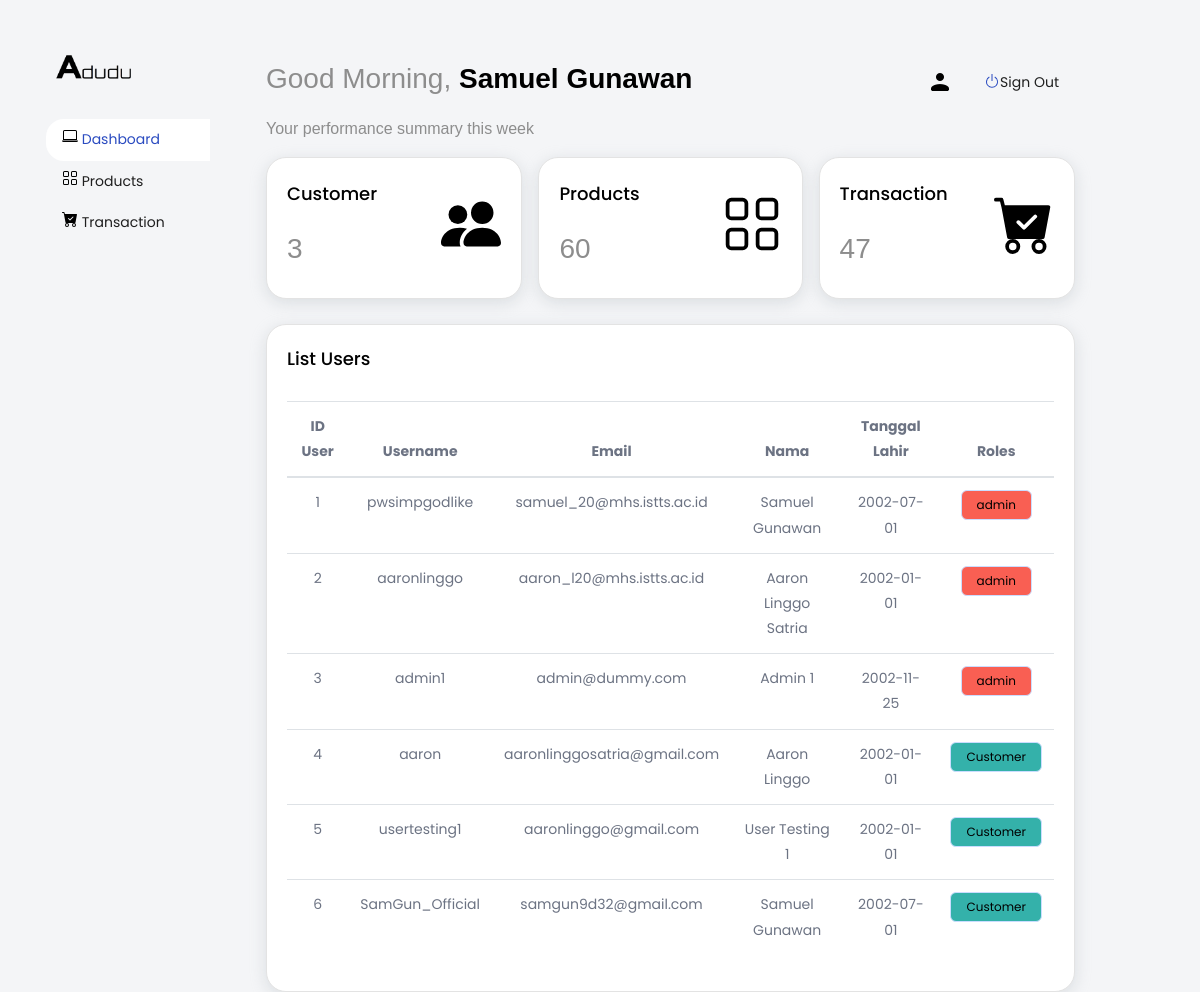
/admin/index.php (signed in), run on the app's committed database.
### tables this page shows
CREATE TABLE `users` (
  `id_user` int(16) NOT NULL,
  `username` varchar(100) NOT NULL,
  `email` varchar(100) NOT NULL,
  `nama` varchar(100) NOT NULL,
  `tanggal_lahir` date NOT NULL,
  `password` varchar(100) NOT NULL,
  `roles` varchar(100) NOT NULL,
  `first_name` varchar(255) NOT NULL,
  `last_name` varchar(255) NOT NULL
);

### admin/index.php (the view, shortened to what this page needs)
<?php
    require_once("../controller/connection.php");
    if(!isset($_SESSION['active'])) {
        header('Location: ../index.php');
    } else {
        $id_user = $_SESSION['active'];
        $stmt = $conn->prepare("SELECT * FROM users WHERE id_user=$id_user");
        $stmt->execute();
        $admin = $stmt->get_result()->fetch_assoc();
    }
    $stmt = $conn->prepare("SELECT * FROM users");
    $stmt->execute();
    $users = $stmt->get_result()->fetch_all(MYSQLI_ASSOC);
    $stmt = $conn->prepare("SELECT * FROM users where roles = 'Customer'");
    $stmt->execute();
    $cust = $stmt->get_result()->fetch_all(MYSQLI_ASSOC);
    $stmt = $conn->prepare("SELECT * FROM sepatu");
    $stmt->execute();
    $sepatu = $stmt->get_result()->fetch_all(MYSQLI_ASSOC);
    $stmt = $conn->prepare("SELECT * FROM payment");
    $stmt->execute();
    $payment = $stmt->get_result()->fetch_all(MYSQLI_ASSOC);
?>
<!DOCTYPE html>
<html lang="en-US">
    <head>
        <?php require_once("./section/connection_head.php") ?>
        <link rel="stylesheet" href="style.css">
    </head>
    <body class="main-layout" style="background-color: #f4f5f7;">
        <div class="row">
            <div class="col-lg-2">
                <div class="header_section" style="min-height: 100vh; background-color: transparent;">
                    <div class="container">
                        <div class="d-flex flex-column flex-shrink-0 p-3 bg-light">
                            <a href="./index.php" class="d-flex align-items-center mb-3 mb-md-0 me-md-auto link-dark text-decoration-none">
                                <span class="fs-4"><img src="../images/logo.png" alt="" style="width: 8vw;"></span>
                            </a>
                            <ul class="nav nav-pills flex-column mb-auto" style="width: 200px;">
                                <li>
                                    <a href="./index.php" class="nav-link link-dark active">
                                        <svg class="bi me-2" width="16" height="16">
                                            <use xlink:href="#dashboard_svg" />
                                        </svg>
                                        Dashboard
                                    </a>
                                </li>
                                <li>
                                    <a href="./product.php" class="nav-link link-dark">
                                        <svg class="bi me-2" width="16" height="16">
                                            <use xlink:href="#grid" />
                                        </svg>
                                        Products
                                    </a>
                                </li>
                                <li>
                                    <a href="./orders.php" class="nav-link link-dark">
                                        <svg class="bi me-2" width="16" height="16">
                                            <use xlink:href="#cart" />
                                        </svg>
                                        Transaction
                                    </a>
                                </li>
                            </ul>
                        </div>
                    </div>
                </div>
            </div>
            <div class="col-lg-10">
                <div class="navbar-menu-wrapper d-flex align-items-top justify-content-between">
                    <div class="navbar-nav">
                        <div class="nav-item font-weight-semibold d-none d-lg-block ms-0">
                            <h1 class="welcome-text">Good Morning, <span class="text-black fw-bold"><?= $admin['nama'] ?></span></h1>
                            <h3 class="welcome-sub-text">Your performance summary this week </h3>
                        </div>
                    </div>
                    <div class="ms-auto d-flex align-items-center">
                        <div class="nav-item dropdown d-none d-lg-block user-dropdown">
                            <a class="nav-link" id="UserDropdown" href="./" data-bs-toggle="dropdown" aria-expanded="false">
                                <img class="img-xs rounded-circle" src="../images/user_24px_black.png" alt="Profile image">
                            </a>
                        </div>
                        <div class="nav-item dropdown d-none d-lg-block user-dropdown">
                            <a class="nav-link" id="UserDropdown" href="../logout.php" style="display: flex; align-items: center; flex-direction: row;">
                                <svg xmlns="http://www.w3.org/2000/svg" width="16" height="16" fill="currentColor" class="bi bi-power" viewBox="0 0 16 16" style="color: #2a4bc0;">
                                    <path d="M7.5 1v7h1V1h-1z" />
                                    <path d="M3 8.812a4.999 4.999 0 0 1 2.578-4.375l-.485-.874A6 6 0 1 0 11 3.616l-.501.865A5 5 0 1 1 3 8.812z" />
                                </svg>
                                <span style="margin-top: 0.5vh;">
                                    Sign Out
                                </span>
                            </a>
                        </div>
                    </div>
                </div>
                <div class="navbar-menu-wrapper">
                    <div class="d-flex">
                        <a href="./index.php" style="margin-right: 2vh; width: 33%;">
                            <div class="card">
                                <div class="card-body">
                                    <div class="d-flex justify-content-between align-items-center">
                                        <div>
                                            <div class="card-title">Customer</div>
                                            <div class="welcome-text"><?= count($cust) ?></div>
                                        </div>
                                        <div>
                                            <svg class="bi me-2" width="60" height="60">
                                                <use xlink:href="#customer" />
                                            </svg>
                                        </div>
                                    </div>
                                </div>
                            </div>
                        </a>
                        <a href="./product.php" style="margin-right: 2vh; width: 34%">
                            <div class="card">
                                <div class="card-body">
                                    <div class="d-flex justify-content-between align-items-center">
                                        <div>
                                            <div class="card-title">Products</div>
                                            <div class="welcome-text"><?= count($sepatu) ?></div>
                                        </div>
                                        <div>
                                            <svg class="bi me-2" width="60" height="60">
                                                <use xlink:href="#grid" />
                                            </svg>
                                        </div>
                                    </div>
                                </div>
                            </div>
                        </a>
                        <a href="./orders.php" style="width: 33%">
                            <div class="card">
                                <div class="card-body">
                                    <div class="d-flex justify-content-between align-items-center">
                                        <div>
                                            <div class="card-title">Transaction</div>
                                            <div class="welcome-text"><?= count($payment) ?></div>
                                        </div>
                                        <div>
                                            <svg class="bi me-2" width="60" height="60">
                                                <use xlink:href="#cart" />
                                            </svg>
                                        </div>
                                    </div>
                                </div>
                            </div>
                        </a>
                    </div>
                    <br>
                    <div class="card">
                        <div class="card-body">
                            <h4 class="card-title">List Users</h4>
                            <div class="table-responsive" id="tableUpdate">
                                <table class="table table-hover" style="text-align: center;">
                                    <thead>
                                        <tr>
                                            <th>ID User</th>
                                            <th>Username</th>
                                            <th>Email</th>
                                            <th>Nama</th>
                                            <th>Tanggal Lahir</th>
                                            <th>Roles</th>
                                        </tr>
                                    </thead>
                                    <tbody class="dashboard_btn">
                                        <?php foreach ($users as $key => $value) { ?>
                                            <tr>
                                                <td><?= $value['id_user'] ?></td>
                                                <td><?= $value['username'] ?></td>
                                                <td><?= $value['email'] ?></td>
                                                <td><?= $value['nama'] ?></td>
                                                <td><?= $value['tanggal_lahir'] ?></td>
                                                <td>
                                                    <?php
                                                    if($value['roles'] == "admin") {
                                                        echo "<button class='btn btn-danger' style='cursor: default; margin:0; background-color: #F95F53;'>admin</button>";
                                                    } else {
                                                        echo "<button class='btn btn-success' style='cursor: default; margin:0; background-color: #34B1AA;'>Customer</button>";
                                                    }
                                                    ?>
                                                </td>
                                            </tr>
                                        <?php } ?>
                                    </tbody>
                                </table>
                            </div>
                        </div>
                    </div>
                </div>
            </div>
        </div>
    </body>
</html>

### admin/section/connection_head.php (shortened to what this page needs)
<link rel="stylesheet" href="../css/bootstrap.min.css">
<link rel="stylesheet" href="../css/style.css">
<link rel="stylesheet" href="../css/responsive.css">
<link rel="stylesheet" href="../css/jquery.mCustomScrollbar.min.css">
<link rel="stylesheet" href="../css/owl.carousel.min.css">
<link rel="stylesheet" href="https://netdna.bootstrapcdn.com/font-awesome/4.0.3/css/font-awesome.css">
<link rel="stylesheet" href="https://cdnjs.cloudflare.com/ajax/libs/fancybox/2.1.5/jquery.fancybox.min.css" media="screen">

### css/style.css (style rules this page uses)
* { -webkit-transition: ease all 0.5s; -moz-transition: ease all 0.5s; transition: ease all 0.5s; }
*, *::after, *::before { -webkit-box-sizing: border-box !important; -moz-box-sizing: border-box !important; box-sizing: border-box !important; }
html, body { height: 100%; min-height: 100%; overflow-x: hidden; }
html { scroll-behavior: smooth!important; }
body { color: #666; font-family: Poppins; font-size: 14px; font-weight: normal; line-height: 1.8; }
a { color: #1f1f1f; outline: none !important; text-decoration: none !important; }
a, .btn { -webkit-transition: all 0.3s ease-in-out 0s; -moz-transition: all 0.3s ease-in-out 0s; -ms-transition: all 0.3s ease-in-out 0s; -o-transition: all 0.3s ease-in-out 0s; transition: all 0.3s ease-in-out 0s; }
h1, h2, h3, h4, h5, h6 { color: #111; font-weight: normal; letter-spacing: 0; line-height: normal; margin: 0; padding-bottom: 10px; position: relative; }
h1 { font-size: 24px; }
h3 { font-size: 18px; }
h4 { font-size: 16px; }
ul, li, ol { list-style: none; margin: 0px; padding: 0px; }
button { cursor: pointer; border: 0; margin: 0; padding: 0; }
.flex-column { flex-flow: column; }
.bg-light { background-color: transparent !important; }

### css/responsive.css (style rules this page uses)
@media (min-width: 576px) { .navbar-nav { flex-wrap: wrap; padding-top: 20px; } }
@media (min-width: 992px) { img { max-width: 90%; } }
@media (min-width: 992px) { .btn { font-size: 0.9rem; } }
@media (min-width: 992px) { .navbar-nav { padding-top: 0; } }
@media (min-width: 1200px) { img { max-width: 100%; height: auto; } }
@media (min-width: 1200px) { .btn { font-size: 1rem; } }

### admin/style.css (style rules this page uses)
.nav-pills .nav-link.active { background-color: #ffffff; border-radius: 1.5vw; color: #2a4bc0; }
.welcome-text { font-family: "Manrope", sans-serif; font-style: normal; font-weight: normal; font-size: 28px; line-height: 38px; color: #8D8D8D; margin-bottom: 10px; }
.text-black { color: #000000 }
.fw-bold { font-weight: 700 !important; }
.welcome-sub-text { font-family: "Manrope", sans-serif; font-style: normal; font-weight: normal; font-size: 16px; line-height: 22px; color: #8D8D8D; margin-bottom: 0; }
.navbar-menu-wrapper { background: #F4F5F7; transition: width 0.25s ease; color: #6C7383; padding-left: 3.5rem; padding-top: 30px; padding-bottom: 25px; width: calc(100% - 5rem); height: 97px; }
.card { box-shadow: 0 0 0 0 rgb(90 113 208 / 11%), 0 4px 16px 0 rgb(167 175 183 / 33%); transition: background 0.25s ease; position: relative; display: flex; flex-direction: column; min-width: 0; word-wrap: break-word; background-color: #fff; background-clip: border-box; border: 1px solid #e3e3e3; border-radius: 20px; }
.dashboard_btn button { padding: 8px 15px; border: 1px solid #CADDFF; box-sizing: border-box; border-radius: 6px; color: #000000; font-weight: 400; font-size: 12px; line-height: 12px; margin-bottom: 12px; margin-right: 12px; align-items: center; }
.card-title { color: #010101; margin-bottom: 1.2rem; text-transform: capitalize; font-size: 1.125rem; font-weight: 500; }
.row { flex-shrink: 0; width: 100%; max-width: 100%; padding-right: 15px; padding-left: 15px; margin-top: 30px; }

### data on the page
users: nama "Samuel Gunawan", id_user "1", username "pwsimpgodlike", email "samuel_20@mhs.istts.ac.id", tanggal_lahir "2002-07-01", roles "admin"
users: id_user "2", username "aaronlinggo", email "aaron_l20@mhs.istts.ac.id", nama "Aaron Linggo Satria", tanggal_lahir "2002-01-01", roles "admin"
users: id_user "3", username "admin1", email "admin@dummy.com", nama "Admin 1", tanggal_lahir "2002-11-25", roles "admin"
users: id_user "4", username "aaron", email "aaronlinggosatria@gmail.com", nama "Aaron Linggo", tanggal_lahir "2002-01-01", roles "Customer"
users: id_user "5", username "usertesting1", email "aaronlinggo@gmail.com", nama "User Testing 1", tanggal_lahir "2002-01-01", roles "Customer"
users: id_user "6", username "SamGun_Official", email "samgun9d32@gmail.com", nama "Samuel Gunawan", tanggal_lahir "2002-07-01", roles "Customer"

### other printed values
count($cust) "3"
count($sepatu) "60"
count($payment) "47"
